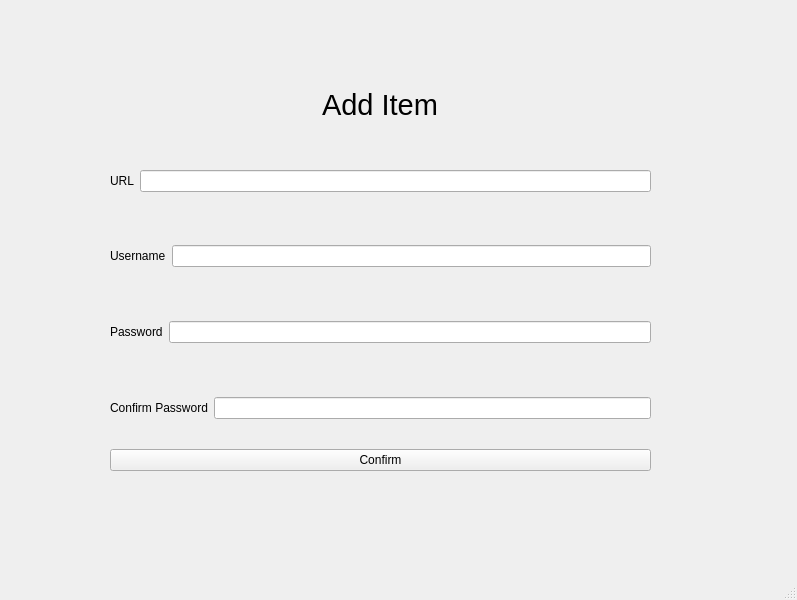
<?xml version="1.0" encoding="UTF-8"?>
<ui version="4.0">
 <class>addItemClass</class>
 <widget class="QMainWindow" name="addItemClass">
  <property name="geometry">
   <rect>
    <x>0</x>
    <y>0</y>
    <width>797</width>
    <height>600</height>
   </rect>
  </property>
  <property name="windowTitle">
   <string>addItem</string>
  </property>
  <widget class="QWidget" name="centralwidget">
   <widget class="QWidget" name="verticalLayoutWidget">
    <property name="geometry">
     <rect>
      <x>110</x>
      <y>70</y>
      <width>541</width>
      <height>401</height>
     </rect>
    </property>
    <layout class="QVBoxLayout" name="verticalLayout">
     <item alignment="Qt::AlignHCenter|Qt::AlignVCenter">
      <widget class="QLabel" name="titleLabel">
       <property name="font">
        <font>
         <pointsize>22</pointsize>
        </font>
       </property>
       <property name="text">
        <string>Add Item</string>
       </property>
       <property name="textFormat">
        <enum>Qt::AutoText</enum>
       </property>
      </widget>
     </item>
     <item>
      <layout class="QHBoxLayout" name="urlLayout">
       <property name="spacing">
        <number>6</number>
       </property>
       <property name="sizeConstraint">
        <enum>QLayout::SetFixedSize</enum>
       </property>
       <item alignment="Qt::AlignVCenter">
        <widget class="QLabel" name="urlLabel">
         <property name="text">
          <string>URL</string>
         </property>
        </widget>
       </item>
       <item alignment="Qt::AlignVCenter">
        <widget class="QLineEdit" name="urlLineEdit"/>
       </item>
      </layout>
     </item>
     <item>
      <layout class="QHBoxLayout" name="usernameLayout">
       <item alignment="Qt::AlignVCenter">
        <widget class="QLabel" name="usernameLabel">
         <property name="text">
          <string>Username</string>
         </property>
        </widget>
       </item>
       <item alignment="Qt::AlignVCenter">
        <widget class="QLineEdit" name="usernameLineEdit"/>
       </item>
      </layout>
     </item>
     <item>
      <layout class="QHBoxLayout" name="passwordLayout">
       <property name="spacing">
        <number>6</number>
       </property>
       <property name="sizeConstraint">
        <enum>QLayout::SetFixedSize</enum>
       </property>
       <item alignment="Qt::AlignVCenter">
        <widget class="QLabel" name="passwordLabel">
         <property name="text">
          <string>Password</string>
         </property>
        </widget>
       </item>
       <item alignment="Qt::AlignVCenter">
        <widget class="QLineEdit" name="passwordLineEdit"/>
       </item>
      </layout>
     </item>
     <item>
      <layout class="QHBoxLayout" name="confirmPasswordLayout">
       <property name="spacing">
        <number>6</number>
       </property>
       <property name="sizeConstraint">
        <enum>QLayout::SetFixedSize</enum>
       </property>
       <item alignment="Qt::AlignVCenter">
        <widget class="QLabel" name="confirmPasswordLabel">
         <property name="text">
          <string>Confirm Password</string>
         </property>
        </widget>
       </item>
       <item alignment="Qt::AlignVCenter">
        <widget class="QLineEdit" name="confirmPasswordLineEdit"/>
       </item>
      </layout>
     </item>
     <item>
      <widget class="QPushButton" name="confirmButton">
       <property name="text">
        <string>Confirm</string>
       </property>
      </widget>
     </item>
    </layout>
   </widget>
  </widget>
  <widget class="QMenuBar" name="menubar">
   <property name="geometry">
    <rect>
     <x>0</x>
     <y>0</y>
     <width>797</width>
     <height>22</height>
    </rect>
   </property>
  </widget>
  <widget class="QStatusBar" name="statusbar"/>
 </widget>
 <resources/>
 <connections/>
</ui>
